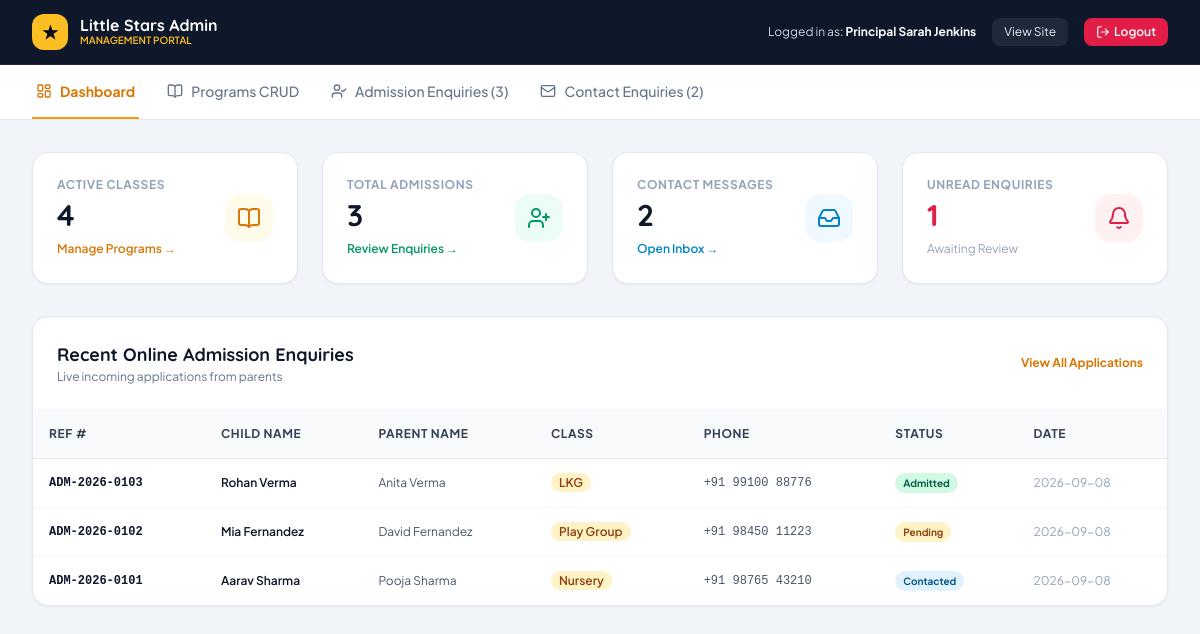
Page /admin/dashboard.php (signed in) on the committed database.
### tables this page shows
CREATE TABLE `admission_enquiries` (
  `id` int(11) NOT NULL AUTO_INCREMENT,
  `reference_no` varchar(30) NOT NULL,
  `child_name` varchar(100) NOT NULL,
  `parent_name` varchar(100) NOT NULL,
  `phone` varchar(25) NOT NULL,
  `email` varchar(100) NOT NULL,
  `dob` date NOT NULL,
  `applying_class` varchar(50) NOT NULL,
  `message` text DEFAULT NULL,
  `status` enum('Pending','Contacted','Admitted','Rejected') NOT NULL DEFAULT 'Pending',
  `created_at` timestamp NOT NULL DEFAULT CURRENT_TIMESTAMP,
  PRIMARY KEY (`id`),
  UNIQUE KEY `reference_no` (`reference_no`)
);

### admin/dashboard.php (the view, shortened to what this page needs)
<?php
require_once __DIR__ . '/../config/db.php';
try {
    $prog_count = $pdo->query("SELECT COUNT(*) FROM programs")->fetchColumn();
    $adm_count = $pdo->query("SELECT COUNT(*) FROM admission_enquiries")->fetchColumn();
    $unread_contacts = $pdo->query("SELECT COUNT(*) FROM contact_enquiries WHERE is_read = 0")->fetchColumn();
    $total_contacts = $pdo->query("SELECT COUNT(*) FROM contact_enquiries")->fetchColumn();
    $recent_admissions = $pdo->query("SELECT * FROM admission_enquiries ORDER BY id DESC LIMIT 5")->fetchAll();
} catch (PDOException $e) {
    $prog_count = $adm_count = $unread_contacts = $total_contacts = 0;
    $recent_admissions = [];
}
?>
<!DOCTYPE html>
<html lang="en">
<head>
    <script src="https://cdn.tailwindcss.com"></script>
</head>
<body class="bg-slate-100 text-slate-800 antialiased min-h-screen flex flex-col">
    <header class="bg-slate-900 text-white sticky top-0 z-50 border-b border-slate-800">
        <div class="max-w-7xl mx-auto px-4 sm:px-6 lg:px-8">
            <div class="flex justify-between items-center h-16">
                <div class="flex items-center gap-3">
                    <div class="w-9 h-9 rounded-xl bg-amber-400 text-slate-950 flex items-center justify-center font-bold text-lg">★</div>
                    <div>
                        <div class="font-display font-bold text-base text-white leading-none">Little Stars Admin</div>
                        <div class="text-[10px] text-amber-400 font-semibold uppercase">Management Portal</div>
                    </div>
                </div>
                <div class="flex items-center gap-4 text-xs">
                    <span class="text-slate-300 hidden sm:inline">Logged in as: <strong class="text-white"><?php echo htmlspecialchars($_SESSION['admin_name'] ?? 'Admin'); ?></strong></span>
                    <a href="../index.php" target="_blank" class="px-3 py-1.5 rounded-lg bg-slate-800 hover:bg-slate-700 text-slate-200 transition">View Site</a>
                    <a href="logout.php" class="px-3 py-1.5 rounded-lg bg-rose-600 hover:bg-rose-700 text-white font-semibold transition flex items-center gap-1">
                        <i data-lucide="log-out" class="w-3.5 h-3.5"></i> Logout
                    </a>
                </div>
            </div>
        </div>
    </header>
    <div class="bg-white border-b border-slate-200">
        <div class="max-w-7xl mx-auto px-4 sm:px-6 lg:px-8">
            <nav class="flex space-x-6">
                <a href="dashboard.php" class="py-4 px-1 border-b-2 border-amber-500 font-bold text-sm text-amber-600 flex items-center gap-2">
                    <i data-lucide="layout-dashboard" class="w-4 h-4"></i> Dashboard
                </a>
                <a href="programs.php" class="py-4 px-1 border-b-2 border-transparent font-medium text-sm text-slate-500 hover:text-slate-800 hover:border-slate-300 flex items-center gap-2">
                    <i data-lucide="book-open" class="w-4 h-4"></i> Programs CRUD
                </a>
                <a href="admissions.php" class="py-4 px-1 border-b-2 border-transparent font-medium text-sm text-slate-500 hover:text-slate-800 hover:border-slate-300 flex items-center gap-2">
                    <i data-lucide="user-check" class="w-4 h-4"></i> Admission Enquiries (<?php echo $adm_count; ?>)
                </a>
                <a href="contacts.php" class="py-4 px-1 border-b-2 border-transparent font-medium text-sm text-slate-500 hover:text-slate-800 hover:border-slate-300 flex items-center gap-2">
                    <i data-lucide="mail" class="w-4 h-4"></i> Contact Enquiries (<?php echo $total_contacts; ?>)
                </a>
            </nav>
        </div>
    </div>
    <main class="flex-1 max-w-7xl w-full mx-auto px-4 sm:px-6 lg:px-8 py-8 space-y-8">
        <div class="grid grid-cols-1 sm:grid-cols-2 lg:grid-cols-4 gap-6">
            <div class="bg-white p-6 rounded-2xl border border-slate-200 shadow-sm flex items-center justify-between">
                <div>
                    <div class="text-xs font-bold text-slate-400 uppercase tracking-wider">Active Classes</div>
                    <div class="text-3xl font-display font-black text-slate-900 mt-1"><?php echo $prog_count; ?></div>
                    <a href="programs.php" class="text-xs font-semibold text-amber-600 hover:underline mt-2 inline-block">Manage Programs →</a>
                </div>
                <div class="w-12 h-12 rounded-2xl bg-amber-50 text-amber-600 flex items-center justify-center">
                    <i data-lucide="book-open" class="w-6 h-6"></i>
                </div>
            </div>
            <div class="bg-white p-6 rounded-2xl border border-slate-200 shadow-sm flex items-center justify-between">
                <div>
                    <div class="text-xs font-bold text-slate-400 uppercase tracking-wider">Total Admissions</div>
                    <div class="text-3xl font-display font-black text-slate-900 mt-1"><?php echo $adm_count; ?></div>
                    <a href="admissions.php" class="text-xs font-semibold text-emerald-600 hover:underline mt-2 inline-block">Review Enquiries →</a>
                </div>
                <div class="w-12 h-12 rounded-2xl bg-emerald-50 text-emerald-600 flex items-center justify-center">
                    <i data-lucide="user-plus" class="w-6 h-6"></i>
                </div>
            </div>
            <div class="bg-white p-6 rounded-2xl border border-slate-200 shadow-sm flex items-center justify-between">
                <div>
                    <div class="text-xs font-bold text-slate-400 uppercase tracking-wider">Contact Messages</div>
                    <div class="text-3xl font-display font-black text-slate-900 mt-1"><?php echo $total_contacts; ?></div>
                    <a href="contacts.php" class="text-xs font-semibold text-sky-600 hover:underline mt-2 inline-block">Open Inbox →</a>
                </div>
                <div class="w-12 h-12 rounded-2xl bg-sky-50 text-sky-600 flex items-center justify-center">
                    <i data-lucide="inbox" class="w-6 h-6"></i>
                </div>
            </div>
            <div class="bg-white p-6 rounded-2xl border border-slate-200 shadow-sm flex items-center justify-between">
                <div>
                    <div class="text-xs font-bold text-slate-400 uppercase tracking-wider">Unread Enquiries</div>
                    <div class="text-3xl font-display font-black text-rose-600 mt-1"><?php echo $unread_contacts; ?></div>
                    <span class="text-xs text-slate-400 mt-2 inline-block">Awaiting Review</span>
                </div>
                <div class="w-12 h-12 rounded-2xl bg-rose-50 text-rose-600 flex items-center justify-center">
                    <i data-lucide="bell" class="w-6 h-6"></i>
                </div>
            </div>
        </div>
        <div class="bg-white rounded-2xl border border-slate-200 shadow-sm overflow-hidden">
            <div class="p-6 border-b border-slate-100 flex items-center justify-between">
                <div>
                    <h2 class="font-display font-bold text-lg text-slate-900">Recent Online Admission Enquiries</h2>
                    <p class="text-xs text-slate-500">Live incoming applications from parents</p>
                </div>
                <a href="admissions.php" class="text-xs font-bold text-amber-600 hover:underline">View All Applications</a>
            </div>
            <div class="overflow-x-auto">
                <table class="w-full text-left text-xs text-slate-600">
                    <thead class="bg-slate-50 text-slate-700 font-bold uppercase tracking-wider border-b border-slate-200">
                        <tr>
                            <th class="p-4">Ref #</th>
                            <th class="p-4">Child Name</th>
                            <th class="p-4">Parent Name</th>
                            <th class="p-4">Class</th>
                            <th class="p-4">Phone</th>
                            <th class="p-4">Status</th>
                            <th class="p-4">Date</th>
                        </tr>
                    </thead>
                    <tbody class="divide-y divide-slate-100">
                        <?php if (!empty($recent_admissions)): ?>
                            <?php foreach ($recent_admissions as $row): ?>
                                <tr class="hover:bg-slate-50/50">
                                    <td class="p-4 font-mono font-bold text-slate-900"><?php echo htmlspecialchars($row['reference_no']); ?></td>
                                    <td class="p-4 font-semibold text-slate-900"><?php echo htmlspecialchars($row['child_name']); ?></td>
                                    <td class="p-4"><?php echo htmlspecialchars($row['parent_name']); ?></td>
                                    <td class="p-4"><span class="px-2 py-0.5 rounded-full bg-amber-100 text-amber-800 font-semibold"><?php echo htmlspecialchars($row['applying_class']); ?></span></td>
                                    <td class="p-4 font-mono"><?php echo htmlspecialchars($row['phone']); ?></td>
                                    <td class="p-4">
                                        <span class="px-2 py-1 rounded-full text-[10px] font-bold <?php
                                            echo $row['status'] === 'Admitted' ? 'bg-emerald-100 text-emerald-800' :
                                                ($row['status'] === 'Contacted' ? 'bg-sky-100 text-sky-800' : 'bg-amber-100 text-amber-800');
                                        ?>">
                                            <?php echo htmlspecialchars($row['status']); ?>
                                        </span>
                                    </td>
                                    <td class="p-4 text-slate-400"><?php echo substr($row['created_at'], 0, 10); ?></td>
                                </tr>
                            <?php endforeach; ?>
                        <?php else: ?>
                            <tr><td colspan="7" class="p-6 text-center text-slate-400">No admission enquiries recorded yet.</td></tr>
                        <?php endif; ?>
                    </tbody>
                </table>
            </div>
        </div>
    </main>
</body>
</html>

### admin/dashboard.php (style rules this page uses)
body { font-family: 'Plus Jakarta Sans', sans-serif; }
h1, h2, h3, .font-display { font-family: 'Quicksand', sans-serif; }

### rows in the picture
admission_enquiries: reference_no "ADM-2026-0103", child_name "Rohan Verma", parent_name "Anita Verma", applying_class "LKG", phone "+91 99100 88776", status "Admitted", created_at "2026-09-08"
admission_enquiries: reference_no "ADM-2026-0102", child_name "Mia Fernandez", parent_name "David Fernandez", applying_class "Play Group", phone "+91 98450 11223", status "Pending", created_at "2026-09-08"
admission_enquiries: reference_no "ADM-2026-0101", child_name "Aarav Sharma", parent_name "Pooja Sharma", applying_class "Nursery", phone "+91 98765 43210", status "Contacted", created_at "2026-09-08"

### other values in the picture
$_SESSION['admin_name'] "Principal Sarah Jenkins"
$adm_count "3"
$total_contacts "2"
$prog_count "4"
$unread_contacts "1"
